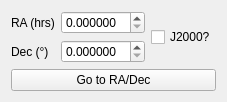
                <widget class="QWidget" name="tab_goto_radec">
                 <attribute name="title">
                  <string>RA/Dec</string>
                 </attribute>
                 <layout class="QGridLayout" name="gridLayout_31">
                  <item row="0" column="0">
                   <layout class="QHBoxLayout" name="horizontalLayout_11">
                    <item>
                     <layout class="QGridLayout" name="gridLayout_30">
                      <item row="0" column="0">
                       <widget class="QLabel" name="label_ra_cmd">
                        <property name="sizePolicy">
                         <sizepolicy hsizetype="Fixed" vsizetype="Preferred">
                          <horstretch>0</horstretch>
                          <verstretch>0</verstretch>
                         </sizepolicy>
                        </property>
                        <property name="text">
                         <string>RA (hrs)</string>
                        </property>
                       </widget>
                      </item>
                      <item row="1" column="0">
                       <widget class="QLabel" name="label_dec_cmd">
                        <property name="text">
                         <string>Dec (°)</string>
                        </property>
                       </widget>
                      </item>
                      <item row="0" column="1">
                       <widget class="QDoubleSpinBox" name="value_ra_cmd">
                        <property name="sizePolicy">
                         <sizepolicy hsizetype="Preferred" vsizetype="Fixed">
                          <horstretch>0</horstretch>
                          <verstretch>0</verstretch>
                         </sizepolicy>
                        </property>
                        <property name="decimals">
                         <number>6</number>
                        </property>
                        <property name="maximum">
                         <double>24.000000000000000</double>
                        </property>
                       </widget>
                      </item>
                      <item row="1" column="1">
                       <widget class="QDoubleSpinBox" name="value_dec_cmd">
                        <property name="sizePolicy">
                         <sizepolicy hsizetype="Preferred" vsizetype="Fixed">
                          <horstretch>0</horstretch>
                          <verstretch>0</verstretch>
                         </sizepolicy>
                        </property>
                        <property name="decimals">
                         <number>6</number>
                        </property>
                        <property name="maximum">
                         <double>90.000000000000000</double>
                        </property>
                       </widget>
                      </item>
                     </layout>
                    </item>
                    <item>
                     <widget class="QCheckBox" name="option_cmd_j2000">
                      <property name="sizePolicy">
                       <sizepolicy hsizetype="Fixed" vsizetype="Fixed">
                        <horstretch>0</horstretch>
                        <verstretch>0</verstretch>
                       </sizepolicy>
                      </property>
                      <property name="text">
                       <string>J2000?</string>
                      </property>
                     </widget>
                    </item>
                   </layout>
                  </item>
                  <item row="1" column="0">
                   <widget class="QPushButton" name="button_goto_radec">
                    <property name="text">
                     <string>Go to RA/Dec</string>
                    </property>
                   </widget>
                  </item>
                 </layout>
                </widget>
